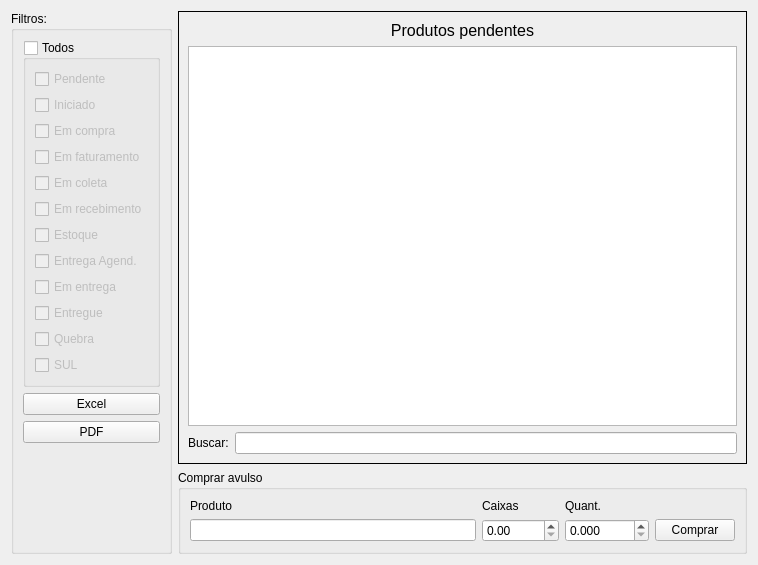
<?xml version="1.0" encoding="UTF-8"?>
<ui version="4.0">
 <class>WidgetCompraPendentes</class>
 <widget class="QWidget" name="WidgetCompraPendentes">
  <property name="geometry">
   <rect>
    <x>0</x>
    <y>0</y>
    <width>758</width>
    <height>565</height>
   </rect>
  </property>
  <property name="windowTitle">
   <string>Form</string>
  </property>
  <layout class="QGridLayout" name="gridLayout">
   <item row="0" column="1">
    <widget class="QFrame" name="frame">
     <property name="frameShape">
      <enum>QFrame::Box</enum>
     </property>
     <property name="frameShadow">
      <enum>QFrame::Plain</enum>
     </property>
     <layout class="QGridLayout" name="gridLayout_2">
      <item row="2" column="1">
       <widget class="QLineEdit" name="lineEditBusca"/>
      </item>
      <item row="1" column="0" colspan="2">
       <widget class="TableView" name="table">
        <property name="mouseTracking">
         <bool>true</bool>
        </property>
        <property name="editTriggers">
         <set>QAbstractItemView::NoEditTriggers</set>
        </property>
        <property name="alternatingRowColors">
         <bool>true</bool>
        </property>
        <property name="selectionBehavior">
         <enum>QAbstractItemView::SelectRows</enum>
        </property>
        <property name="sortingEnabled">
         <bool>true</bool>
        </property>
        <attribute name="horizontalHeaderCascadingSectionResizes">
         <bool>true</bool>
        </attribute>
        <attribute name="horizontalHeaderStretchLastSection">
         <bool>false</bool>
        </attribute>
       </widget>
      </item>
      <item row="0" column="0" colspan="2">
       <widget class="QLabel" name="labelPedidosCompra">
        <property name="sizePolicy">
         <sizepolicy hsizetype="Preferred" vsizetype="Fixed">
          <horstretch>0</horstretch>
          <verstretch>0</verstretch>
         </sizepolicy>
        </property>
        <property name="font">
         <font>
          <pointsize>12</pointsize>
         </font>
        </property>
        <property name="text">
         <string>Produtos pendentes</string>
        </property>
        <property name="alignment">
         <set>Qt::AlignCenter</set>
        </property>
       </widget>
      </item>
      <item row="2" column="0">
       <widget class="QLabel" name="labelPedidosCompra_2">
        <property name="text">
         <string>Buscar:</string>
        </property>
       </widget>
      </item>
     </layout>
    </widget>
   </item>
   <item row="1" column="1">
    <widget class="QGroupBox" name="groupBox">
     <property name="title">
      <string>Comprar avulso</string>
     </property>
     <layout class="QGridLayout" name="gridLayout_3">
      <item row="1" column="4">
       <widget class="QPushButton" name="pushButtonComprarAvulso">
        <property name="enabled">
         <bool>true</bool>
        </property>
        <property name="sizePolicy">
         <sizepolicy hsizetype="Preferred" vsizetype="Fixed">
          <horstretch>0</horstretch>
          <verstretch>0</verstretch>
         </sizepolicy>
        </property>
        <property name="text">
         <string>Comprar</string>
        </property>
       </widget>
      </item>
      <item row="1" column="0">
       <widget class="ItemBox" name="itemBoxProduto"/>
      </item>
      <item row="1" column="3">
       <widget class="QDoubleSpinBox" name="doubleSpinBoxQuantAvulso">
        <property name="decimals">
         <number>3</number>
        </property>
        <property name="maximum">
         <double>99999.990000000005239</double>
        </property>
       </widget>
      </item>
      <item row="1" column="2">
       <widget class="QDoubleSpinBox" name="doubleSpinBoxQuantAvulsoCaixas">
        <property name="maximum">
         <double>99999.990000000005239</double>
        </property>
       </widget>
      </item>
      <item row="0" column="0">
       <widget class="QLabel" name="label_6">
        <property name="text">
         <string>Produto</string>
        </property>
       </widget>
      </item>
      <item row="0" column="3">
       <widget class="QLabel" name="label_5">
        <property name="text">
         <string>Quant.</string>
        </property>
       </widget>
      </item>
      <item row="0" column="2">
       <widget class="QLabel" name="label_2">
        <property name="text">
         <string>Caixas</string>
        </property>
       </widget>
      </item>
     </layout>
    </widget>
   </item>
   <item row="0" column="0" rowspan="2">
    <widget class="QGroupBox" name="groupBox_6">
     <property name="enabled">
      <bool>true</bool>
     </property>
     <property name="title">
      <string>Filtros:</string>
     </property>
     <layout class="QGridLayout" name="gridLayout_35">
      <item row="3" column="0">
       <widget class="QPushButton" name="pushButtonExcel">
        <property name="text">
         <string>Excel</string>
        </property>
       </widget>
      </item>
      <item row="1" column="0">
       <widget class="QGroupBox" name="groupBoxStatus">
        <property name="title">
         <string>Todos</string>
        </property>
        <property name="checkable">
         <bool>true</bool>
        </property>
        <property name="checked">
         <bool>false</bool>
        </property>
        <layout class="QGridLayout" name="gridLayout_5">
         <item row="9" column="0">
          <widget class="QCheckBox" name="checkBoxFiltroEntregue">
           <property name="enabled">
            <bool>true</bool>
           </property>
           <property name="text">
            <string>Entregue</string>
           </property>
          </widget>
         </item>
         <item row="5" column="0">
          <widget class="QCheckBox" name="checkBoxFiltroRecebimento">
           <property name="enabled">
            <bool>true</bool>
           </property>
           <property name="text">
            <string>Em recebimento</string>
           </property>
          </widget>
         </item>
         <item row="8" column="0">
          <widget class="QCheckBox" name="checkBoxFiltroEmEntrega">
           <property name="enabled">
            <bool>true</bool>
           </property>
           <property name="text">
            <string>Em entrega</string>
           </property>
          </widget>
         </item>
         <item row="4" column="0">
          <widget class="QCheckBox" name="checkBoxFiltroColeta">
           <property name="enabled">
            <bool>true</bool>
           </property>
           <property name="text">
            <string>Em coleta</string>
           </property>
          </widget>
         </item>
         <item row="3" column="0">
          <widget class="QCheckBox" name="checkBoxFiltroFaturamento">
           <property name="enabled">
            <bool>true</bool>
           </property>
           <property name="text">
            <string>Em faturamento</string>
           </property>
          </widget>
         </item>
         <item row="6" column="0">
          <widget class="QCheckBox" name="checkBoxFiltroEstoque">
           <property name="enabled">
            <bool>true</bool>
           </property>
           <property name="text">
            <string>Estoque</string>
           </property>
          </widget>
         </item>
         <item row="2" column="0">
          <widget class="QCheckBox" name="checkBoxFiltroCompra">
           <property name="enabled">
            <bool>true</bool>
           </property>
           <property name="text">
            <string>Em compra</string>
           </property>
          </widget>
         </item>
         <item row="0" column="0">
          <widget class="QCheckBox" name="checkBoxFiltroPendentes">
           <property name="enabled">
            <bool>true</bool>
           </property>
           <property name="text">
            <string>Pendente</string>
           </property>
          </widget>
         </item>
         <item row="1" column="0">
          <widget class="QCheckBox" name="checkBoxFiltroIniciados">
           <property name="enabled">
            <bool>true</bool>
           </property>
           <property name="text">
            <string>Iniciado</string>
           </property>
          </widget>
         </item>
         <item row="7" column="0">
          <widget class="QCheckBox" name="checkBoxFiltroEntregaAgend">
           <property name="enabled">
            <bool>true</bool>
           </property>
           <property name="text">
            <string>Entrega Agend.</string>
           </property>
          </widget>
         </item>
         <item row="10" column="0">
          <widget class="QCheckBox" name="checkBoxFiltroQuebra">
           <property name="enabled">
            <bool>true</bool>
           </property>
           <property name="text">
            <string>Quebra</string>
           </property>
          </widget>
         </item>
         <item row="11" column="0">
          <widget class="QCheckBox" name="checkBoxFiltroSul">
           <property name="enabled">
            <bool>true</bool>
           </property>
           <property name="text">
            <string>SUL</string>
           </property>
          </widget>
         </item>
        </layout>
       </widget>
      </item>
      <item row="5" column="0">
       <spacer name="verticalSpacer_6">
        <property name="orientation">
         <enum>Qt::Vertical</enum>
        </property>
        <property name="sizeHint" stdset="0">
         <size>
          <width>20</width>
          <height>290</height>
         </size>
        </property>
       </spacer>
      </item>
      <item row="4" column="0">
       <widget class="QPushButton" name="pushButtonPDF">
        <property name="text">
         <string>PDF</string>
        </property>
       </widget>
      </item>
     </layout>
     <zorder>pushButtonPDF</zorder>
     <zorder>groupBoxStatus</zorder>
     <zorder>pushButtonExcel</zorder>
    </widget>
   </item>
  </layout>
 </widget>
 <customwidgets>
  <customwidget>
   <class>TableView</class>
   <extends>QTableView</extends>
   <header>src/tableview.h</header>
  </customwidget>
  <customwidget>
   <class>ItemBox</class>
   <extends>QLineEdit</extends>
   <header>src/itembox.h</header>
  </customwidget>
 </customwidgets>
 <resources/>
 <connections/>
</ui>
